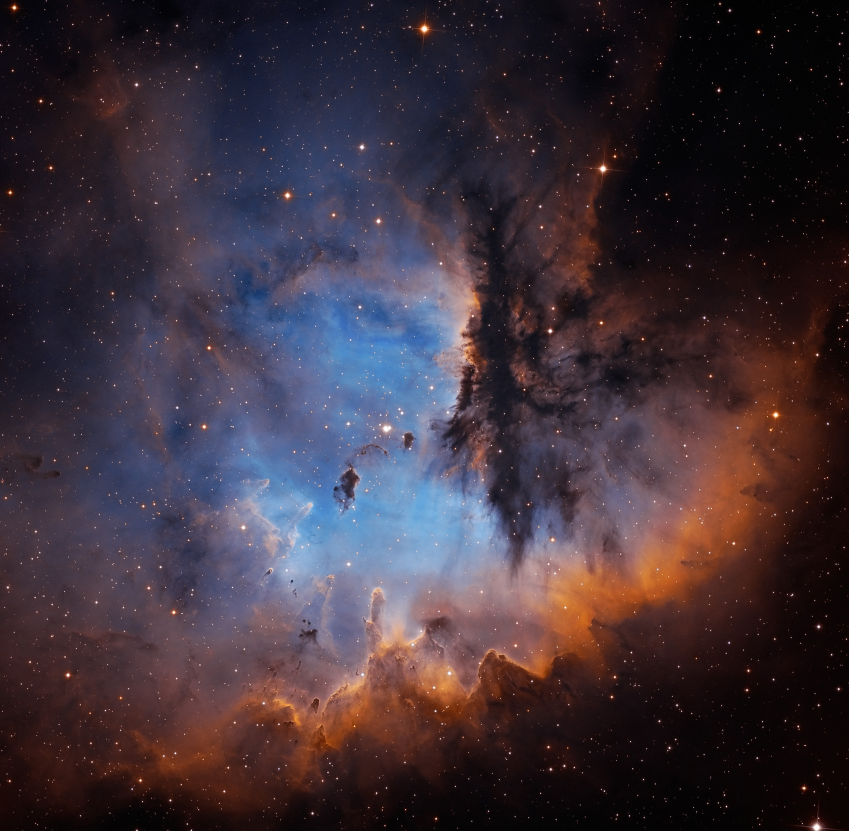
#> input picture testdata/space.jpg, 2547 x 2493 px (shown at 1/3 size)
$ jupyter execute --allow-errors sensing.ipynb
#> lines starting #> are read from the running program, lines starting #| are printed output that depends on the picture
# Compressed sensing of audio, images

Executed in python 3.14.3

[cell 1]
import os, sys

import numpy as np
import matplotlib.pyplot as plt
from matplotlib.patches import Circle
from scipy.fftpack import dct, idct
from scipy.ndimage import zoom
from scipy.fftpack import dct, idct, fft, fft2, ifft, ifft2
import cvxpy as cp

[cell 2]
# taken from https://github.com/avirmaux/CoSaMP/tree/master, in lieu of finding a package that works

def cosamp(phi, u, s, epsilon=1e-10, max_iter=1000):
    """
    Return an `s`-sparse approximation of the target signal
    Input:
        - phi, sampling matrix
        - u, noisy sample vector
        - s, sparsity
    """
    a = np.zeros(phi.shape[1])
    v = u
    it = 0 # count
    halt = False
    while not halt:
        it += 1
        print("Iteration {}\r".format(it), end="")

        y = np.dot(np.transpose(phi), v)
        omega = np.argsort(y)[-(2*s):] # large components
        omega = np.union1d(omega, a.nonzero()[0]) # use set instead?
        phiT = phi[:, omega]
        b = np.zeros(phi.shape[1])
        # Solve Least Square
        b[omega], _, _, _ = np.linalg.lstsq(phiT, u)

        # Get new estimate
        b[np.argsort(b)[:-s]] = 0
        a = b

        # Halt criterion
        v_old = v
        v = u - np.dot(phi, a)

        halt = (np.linalg.norm(v - v_old) < epsilon) or \
            np.linalg.norm(v) < epsilon or \
            it > max_iter

    return a

## 1 - audio signals

[cell 3]
NUM_POINTS = 2**12

t = np.linspace(0, 1, NUM_POINTS)

# change below to change the specific form. this is the same as the textbook - 2 tone signal
x = np.cos(2*97*np.pi*t) + np.cos(2*777*np.pi*t)

plt.figure(figsize=(10,5))
plt.plot(t, x)
plt.xlim(0.2, 0.3)
plt.show()
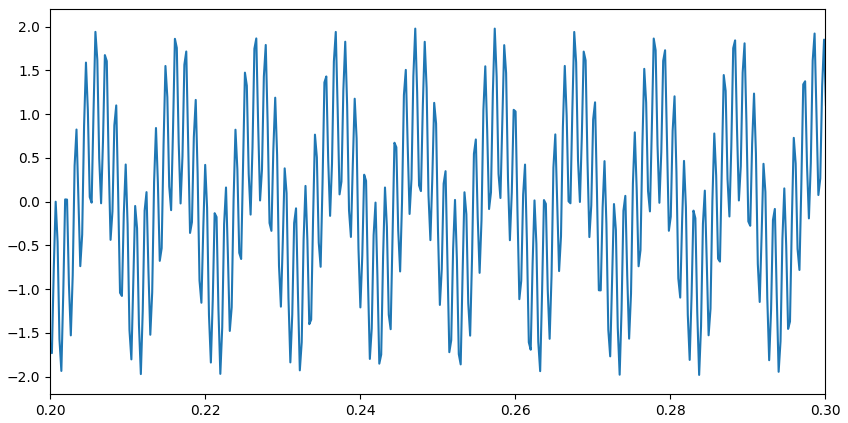
#> figure drawn by matplotlib, 1 panel; curve peaks at x = 0, y = 2

[cell 4]
xt = np.fft.fft(x)
# Power spectral density
PSD = xt * np.conjugate(xt) / NUM_POINTS

# take a random sample in line with sample_count
sample_count = 500
sample_count = int(sample_count) # ensure no float

selections = np.round(np.random.rand(sample_count, 1) * NUM_POINTS)
selections = [int(e[0]) for e in selections]

y = x[selections]
plt.figure(figsize=(10, 4))
plt.plot(t, x)
plt.plot(t[selections], y, 'x', color='red')
plt.xlim(0.2, 0.4)
plt.show()
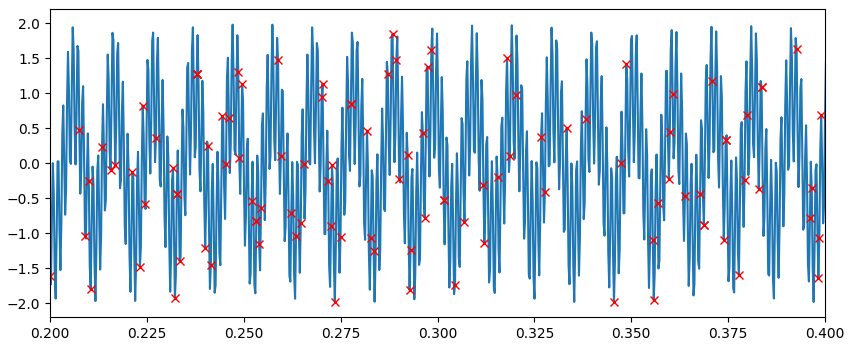
#> figure drawn by matplotlib, 1 panel; curve peaks at x = 0, y = 2

# create generic Psi
# make a NxN identity matrix
identity = np.eye(NUM_POINTS, NUM_POINTS)
# implement discrete cosign transform on identity matrix (from scipy.fftpack)
psi = dct(identity)
# take theta, our p * n matrix featuring what measurements are made
# selections is a vector representing where samples have been made
theta = psi[selections, :]

# apply cosamp algorithm
s = cosamp(theta, y, 4)

x_r = idct(s)
lim = (0.2, 0.25)
plt.figure(figsize=(10, 8))
plt.subplot(2, 1, 1)
plt.plot(t, x, alpha=0.5, label='Original signal')
plt.plot(t, x_r, label='Reconstructed signal')
plt.legend()
plt.xlim(*lim)
plt.subplot(2, 1, 2)
plt.plot(t, x-x_r, label='Residual')
plt.legend()
plt.xlim(*lim)
plt.show()
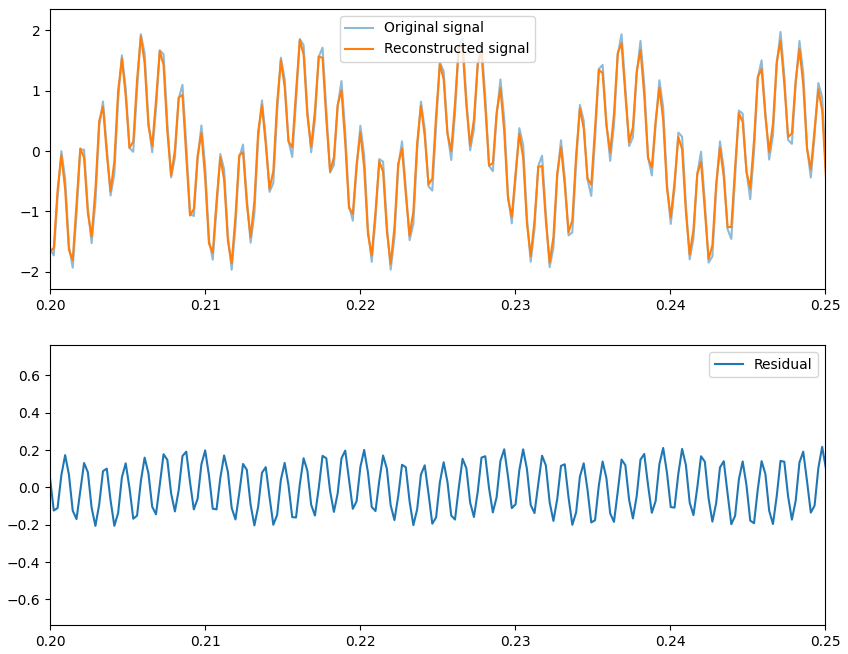
#> figure drawn by matplotlib, 2 panels; panel 1: curve peaks at x = 0, y = 2; panel 1: curve peaks at x = 0.0308, y = 2.15; panel 2: curve peaks at x = 0.00293, y = 0.695

## 2 - formalising

[cell 5]
# [24 lines left out: functions take_samples, reconstruct, not called in this run]

## 3 - image compression

i've got a directory `./testdata/` with various images that i've set not to include into the git repo - up to you to include your own data.

[cell 6]
# [44 lines left out: functions plot_nice_image, swizzle_image, unswizzle_image, not called in this run]

def decondense_frames(image):
    # decondenses a swizzled image into a list of 3 frames
    return [image[:,:,i] for i in range(3)]

# [6 lines left out: function condense_frames, not called in this run]

[cell 7]
# test against an image
# [6 lines left out: function take_samples, not called in this run]

def make_gray(rgb):
    # turns (x,y,3) into (x,y,1)
    r, g, b = rgb[:,:,0], rgb[:,:,1], rgb[:,:,2]
    gray = 0.2989 * r + 0.5870 * g + 0.1140 * b

    return gray

#> (the rest of this cell did not finish here and is left out)

[cell 8]
def square_crop(image):
    x, y, _ = image.shape
    if y > x:
        # crop along y (1) to make it only =x
        start = int((y/2) - (x/2))
        end = int((y/2) + (x/2))
        image = image[:,start:end,:]
    elif x > y:
        # crop along x (0) to make it only =y
        start = int((x/2) - (y/2))
        end = int((x/2) + (y/2))
        image = image[start:end,:,:]
    return image

## Crackpot ring-imaging

Can we represent an image as a more contiguous data format to allow interpolation between any two datapoints?
Ring-functions - Mapping a image as increasing rings heading outwards from the center axis of the image.

[cell 9]
def ring_func(image, r_dens:float=None, theta_dens:float=None, use_local_radius:bool=False, use_actual_densities:bool = False):
    '''Taken a square-crop image (monochannel) and the function density coefficient (multiplied by the radius) (defaults to 2 if None), returns ring function data per ring.'''
    if len(image.shape) > 2 and image.shape[2] != 1:
        print(f'Not a mono channel image! ({image.shape})')
        return None

    X, Y = image.shape[0:2]
    if X != Y:
        print(f'Not a square image! ({X}, {Y})')
        return None

    radius = Y * 0.5

    if r_dens == None:
        r_dens = 2
    if theta_dens == None:
        theta_dens = 2


    def map_coord(r, theta)->tuple[int, int]:
        x = r + (np.cos(theta) * r)
        y = r + (np.sin(theta) * r)

        x = np.round(x).astype(int)
        y = np.round(y).astype(int)

        x = np.where(x >= len(theta), len(theta)-1, x)
        y = np.where(y >= len(theta), len(theta)-1, y)

        return x, y

    r_samps = int(r_dens * radius)
    th_samps = int(theta_dens * radius)
    R = np.linspace(0, radius-1, r_samps)
    THETA = np.linspace(0, 2*np.pi, th_samps)
    theta_dump = []

    # gets each value as a function of theta at a given R
    # stows into a object of shape (R, THETA)
    res = []
    for r in R:
        if use_local_radius:
            THETA = np.linspace(0, 2*np.pi, int(theta_dens * r))
            theta_dump.append(THETA)
        coord = map_coord(r, THETA)
        # coord = np.where(coord >= len(coord), len(coord)-1, coord)
        ring = image[coord]
        res.append(ring)

    if not use_local_radius:
        res = np.array(res)
    if use_local_radius:
        THETA = theta_dump

    return res, R, THETA

[cell 10]
image = make_gray(square_crop(plt.imread(f'./testdata/space.jpg')))
#> in square_crop, `x, y, _ = image.shape`: x = 2493; y = 2547
#> in square_crop, `start = int((y/2) - (x/2))`: start = 27
#> in square_crop, `end = int((y/2) + (x/2))`: end = 2520
#> in make_gray, `r, g, b = rgb[:,:,0], rgb[:,:,1], rgb[:,:,2]`:
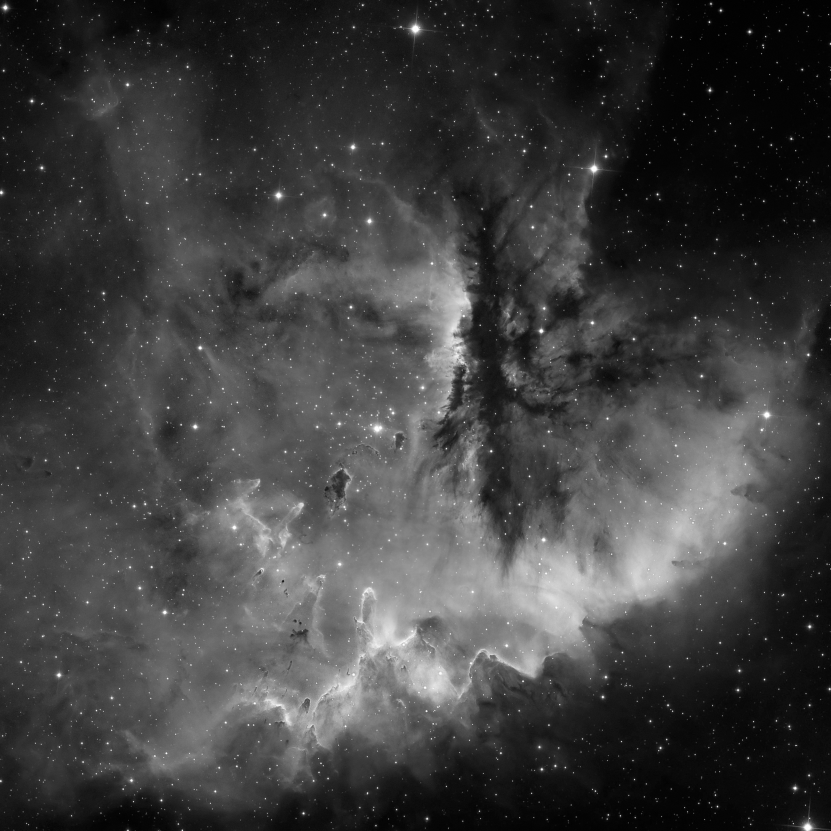
#> r: shape (2493, 2493) (shown at 1/3 size); min 0, max 255, mean 62.9
#> in make_gray, `r, g, b = rgb[:,:,0], rgb[:,:,1], rgb[:,:,2]`:
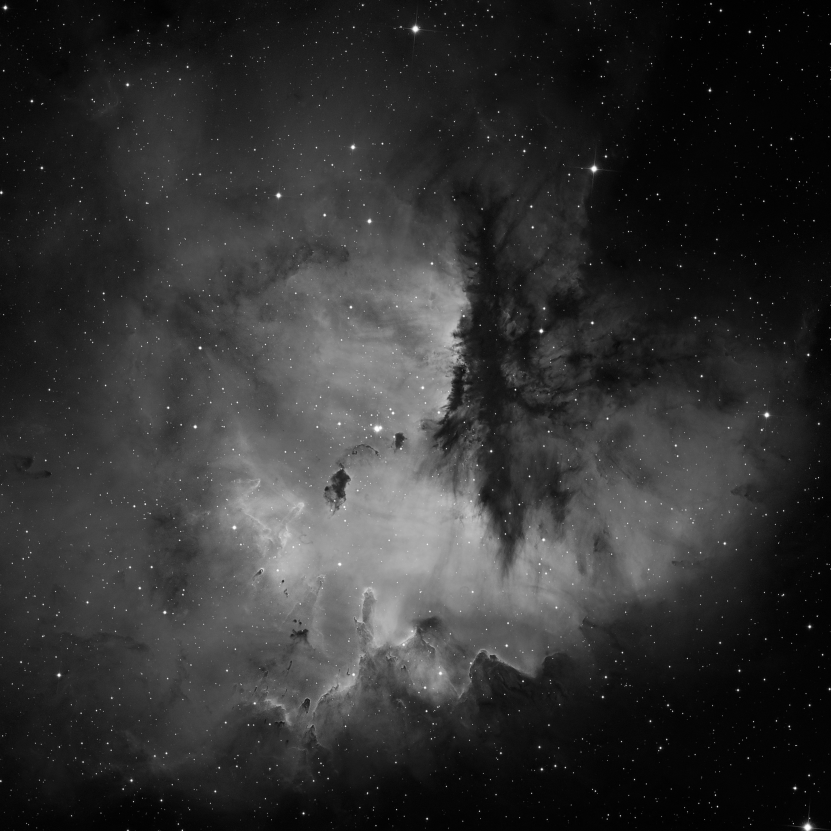
#> g: shape (2493, 2493) (shown at 1/3 size); min 0, max 255, mean 50.3
#> in make_gray, `r, g, b = rgb[:,:,0], rgb[:,:,1], rgb[:,:,2]`:
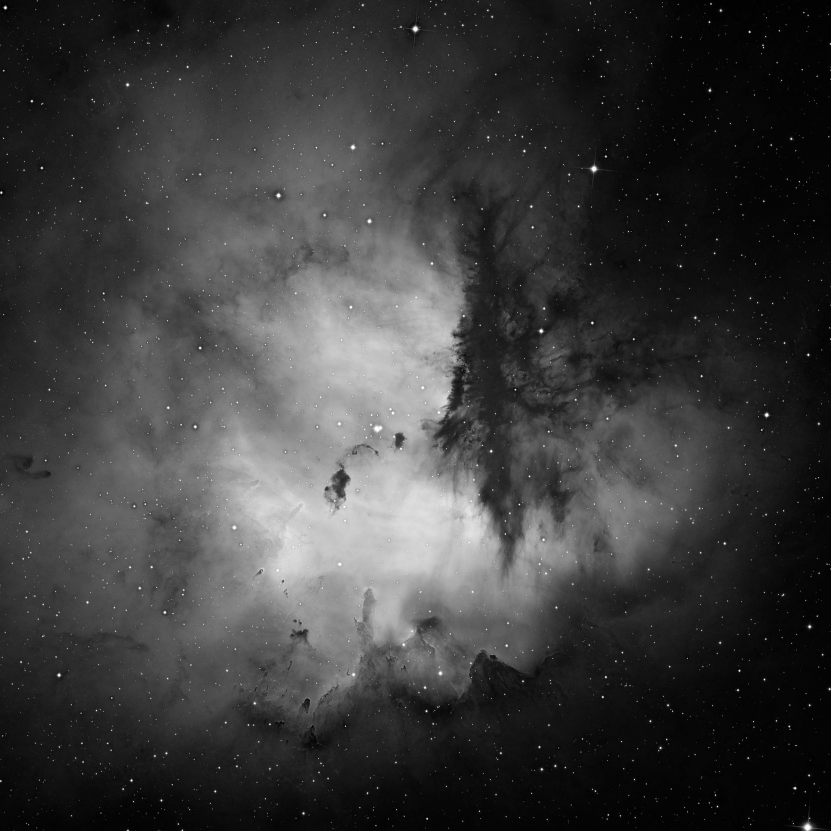
#> b: shape (2493, 2493) (shown at 1/3 size); min 0, max 255, mean 59.8
image = image / 256
#> image: shape (2493, 2493) float64

image_radius = image.shape[0]/2
#> image_radius = 1246.5
target_rings = 25
factor = target_rings / image_radius
#> factor = 0.0201
radius_step = image_radius / target_rings
#> radius_step = 49.86

rings, R, thetas = ring_func(image, r_dens=factor, use_local_radius=True)
#> after the loop in ring_func, `for r in R:`: res = 25 items
#> rings = 25 items; R = 25 values from 0 to 1245.5; thetas = 25 items

plt.figure(figsize=(14, 10))
plt.subplot(1, 2, 1)
plt.imshow(image, cmap='inferno')

ax = plt.gca()

for n in range(target_rings):
    circ = Circle((image_radius, image_radius), n*radius_step, fill=False)
    ax.add_patch(circ)

# plt.plot(image.shape[0]/2, image.shape[1]/2, 'o', color='red')
plt.subplot(1, 2, 2)

for ring, r, theta, n in zip(rings, R, thetas, range(len(thetas))):
    plt.plot(theta, ring+(n/16), label=f'Layer {r:.2e} ({len(theta)} datapoints)')
#> this loop made 25 passes
#> r on passes 2 to 13: 51.9, 103.8, 155.7, 207.6, 259.5, 311.4, 363.3, 415.2, 467.1, 519, 570.9, 622.8
#> (ring, r, theta) on pass 1: (empty array, 0, empty array)
plt.hlines(np.arange(0, len(thetas)) / 16, 0, 2*np.pi, colors='k', linestyles='dashed', alpha=0.25)
# plt.legend(bbox_to_anchor=(1.05, 1),loc='upper left', borderaxespad=0.)
plt.xlabel(f'$\\theta$')
plt.ylabel(f'(abstract) intensity')
plt.tight_layout()
plt.show()
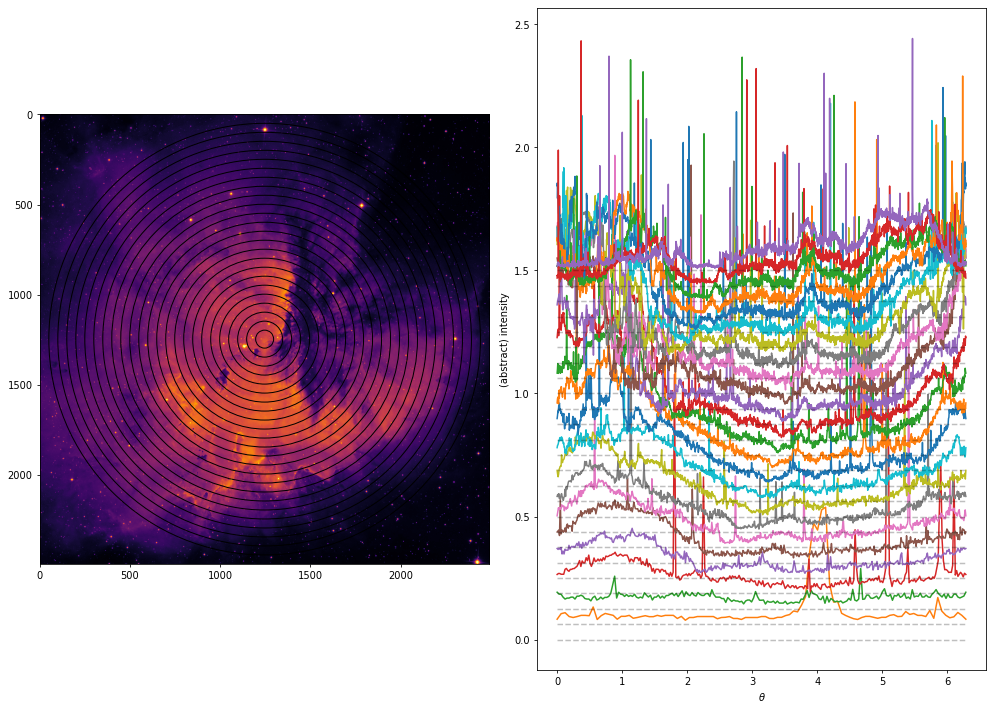
#> figure drawn by matplotlib, 2 panels; panel 2: curve peaks at x = 4.13, y = 0.538; panel 2: curve peaks at x = 4.67, y = 0.289

$ run again, with testdata/space.jpg.cmp.png saved as testdata/space.jpg
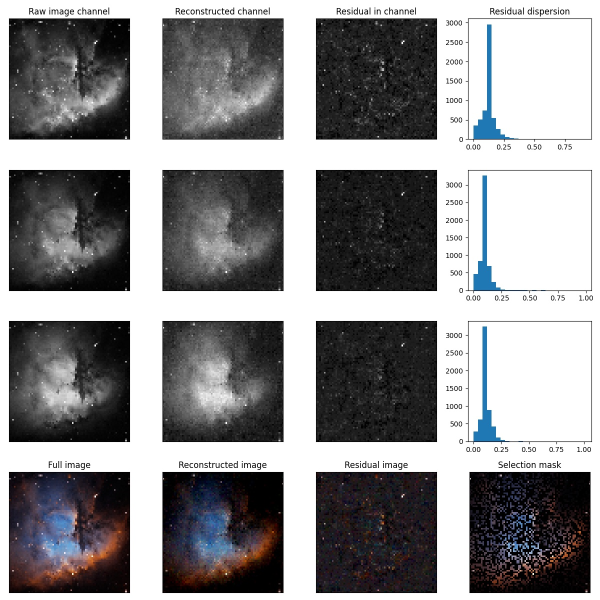
#> input picture testdata/space.jpg.cmp.png, 1200 x 1200 px (shown at 1/2 size)
#> x = 1200
#> in make_gray, `r, g, b = rgb[:,:,0], rgb[:,:,1], rgb[:,:,2]`:
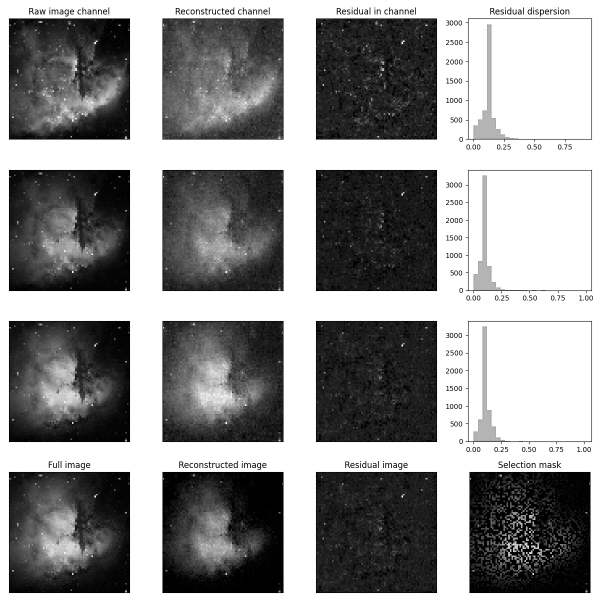
#> b: shape (1200, 1200) (shown at 1/2 size); min 0, max 255, mean 143.4
#> after the loop in ring_func, `for r in R:`: res = 25 items
#> `rings, R, thetas = ring_func(image, r_dens=factor, use_local_radius=Tr..`: R = 25 values from 0 to 599; thetas = 25 items
#> the loop `for ring, r, theta, n in zip(rings, R, thetas, range(len(thetas))):` made 25 passes
#> r on passes 2 to 9: 24.96, 49.92, 74.88, 99.83, 124.8, 149.8, 174.7, 199.7
#> `plt.show()`:
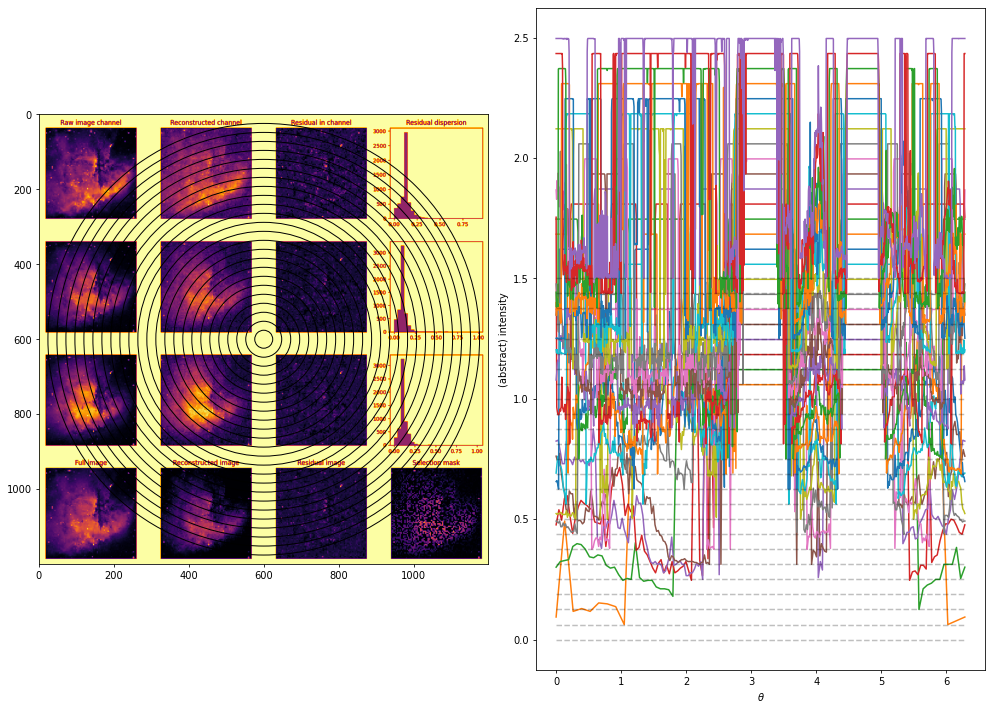
#> figure drawn by matplotlib, 2 panels; panel 2: curve peaks at x = 1.18, y = 1.06; panel 2: curve peaks at x = 1.99, y = 1.12
